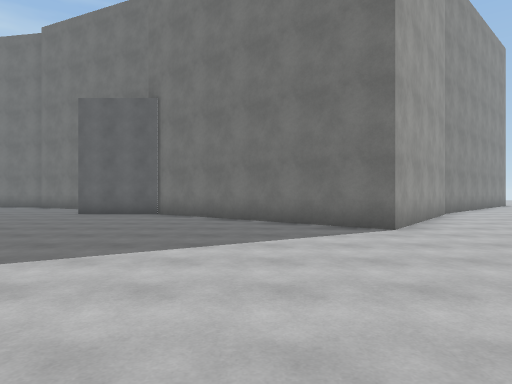
View 1 (above)

16 first-person views from a walk through a 3-D level made in the Unity game engine. The camera is 1.4 m above the floor, looks level and sees 75° across. The floor is counted in squares, 2 m on a side. Each view is taken from the middle of a square. On the plan, view 1 faces up. The plan holds only what a view shows up to about 10 squares ahead; the rest is blank. The place goes on beyond the plan. Surface patterns are stand-ins for the level's own textures.

View 2
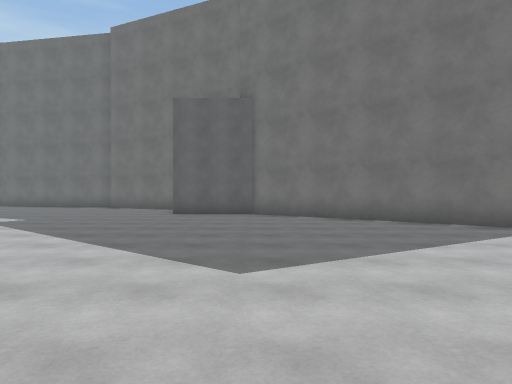

View 3
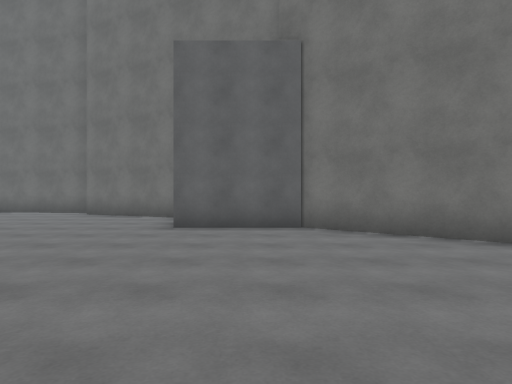

View 4
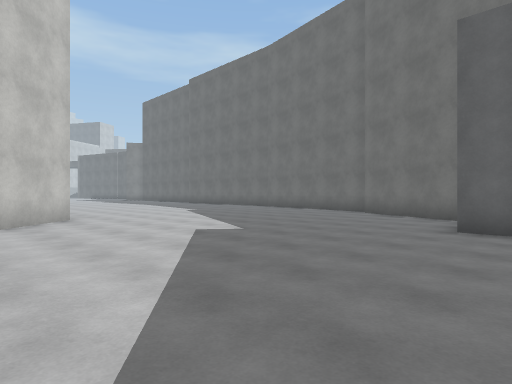

View 5
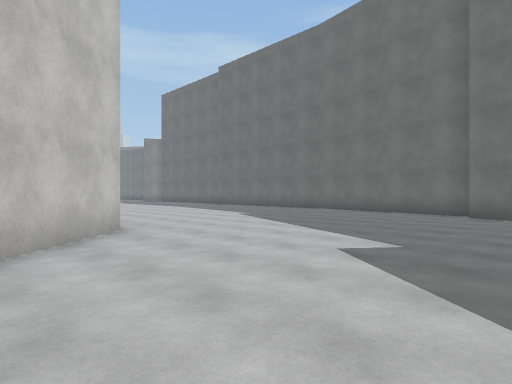

View 6
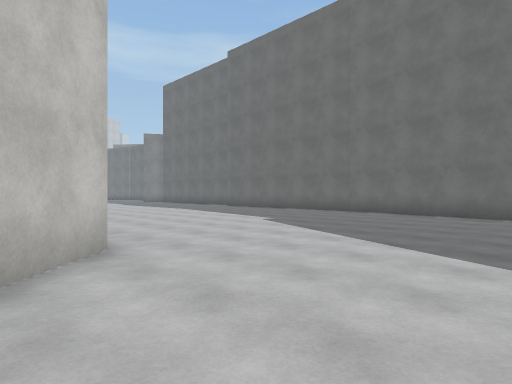

View 7
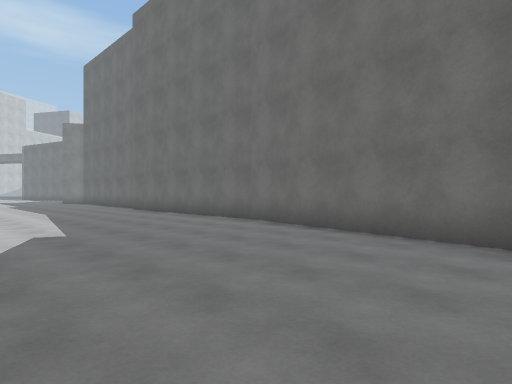

View 8
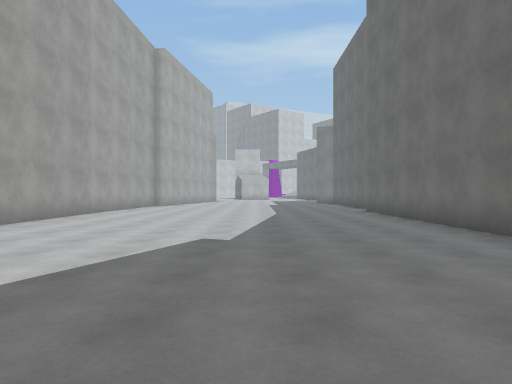

View 9
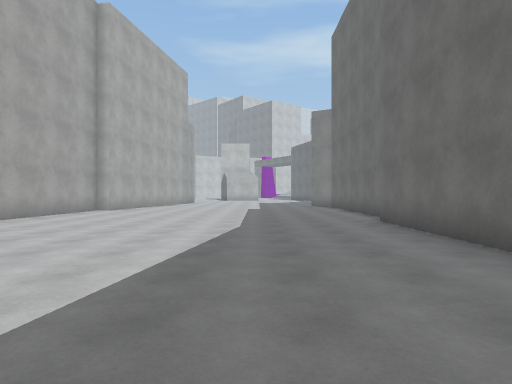

View 10
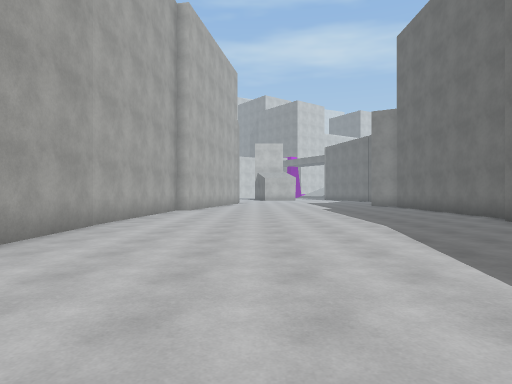

View 11
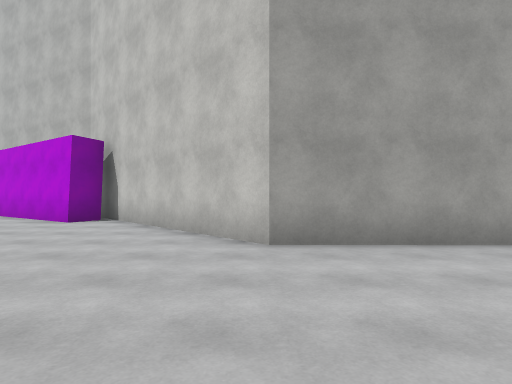

View 12
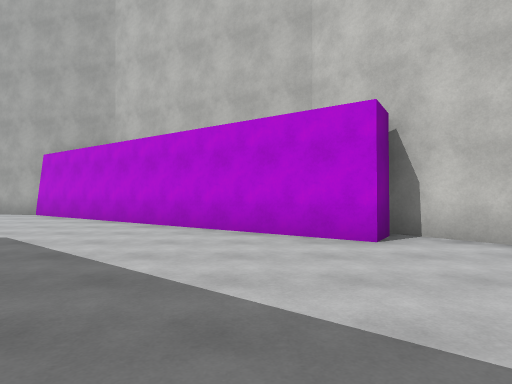

View 13
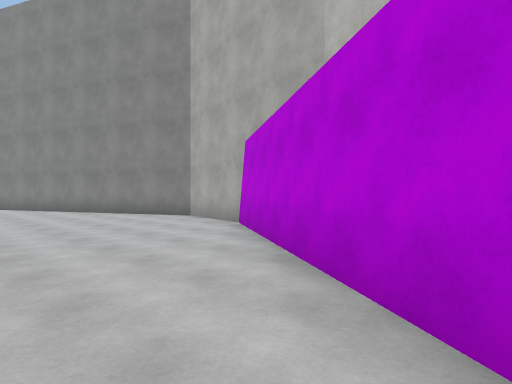

View 14
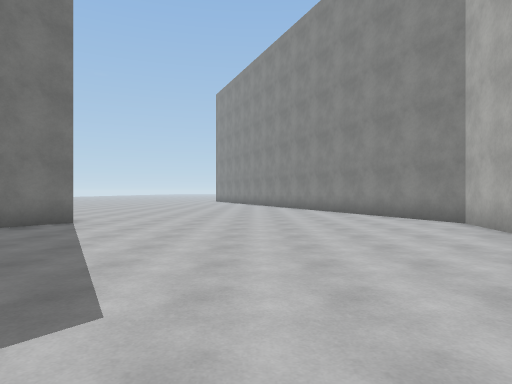

View 15
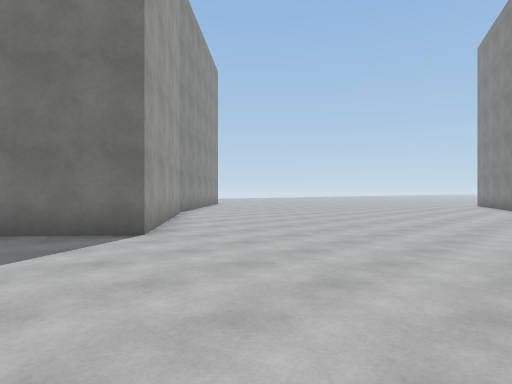

View 16
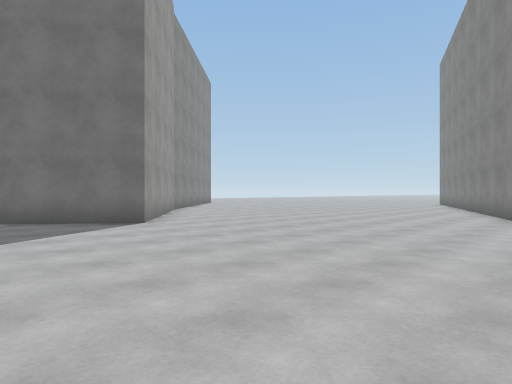

### Floor plan
Points are (right, up) in squares from view 1. A wall is a line through its corners. A room is listed if a view was taken in it or the views show most of it. See-through windows are left out.
Room 1 (views 1, 2, 3, 4, 5, 6, 7, 8, 9, 10, 11, 12, 13, 14, 15, 16)
walls: (-9.2, 2.6) (-8.7, 3.3) (-0.3, -2.1) (2.4, -2.7) (5.1, -1.5); (-6.2, 13.1) (-9.4, 14.5); (-9.4, 15) (-15.2, 16); (-15.1, 16) (-22.1, 16); (5.5, 9.8) (2.6, 6.1) (-3, 10.5) (-5.6, 10.5); (-24.1, 6.6) (-13.2, 6.6) (-8.7, 1.8); (-22.6, 16.5) (-24.1, 16.5)

Where each view was taken, in squares from view 1:
view 1: 0 up, 0 right, facing up
view 2: 0 up, 3 left, facing up
view 3: 4 up, 4 left, facing up
view 4: 4 up, 4 left, facing up-left
view 5: 4 up, 7 left, facing up-left
view 6: 5 up, 9 left, facing up-left
view 7: 10 up, 9 left, facing up-left
view 8: 12 up, 10 left, facing left
view 9: 13 up, 14 left, facing left
view 10: 10 up, 14 left, facing left
view 11: 11 up, 13 left, facing down
view 12: 8 up, 7 left, facing down
view 13: 3 up, 6 left, facing down-right
view 14: 2 up, 5 left, facing right
view 15: 1 up, 0 right, facing up-right
view 16: 1 down, 1 left, facing up-right
